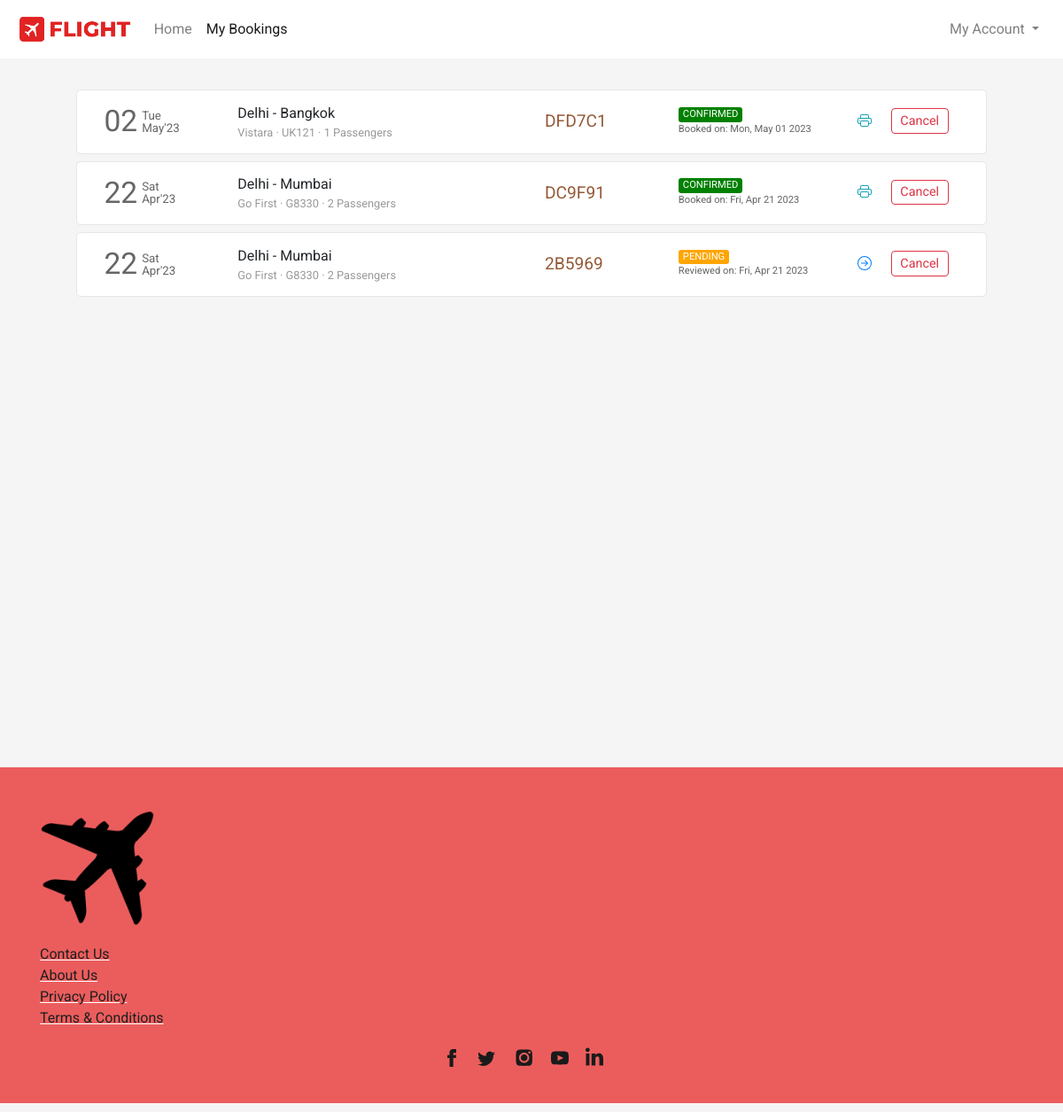
The page /flight/bookings (signed in) on the database its author committed.
### flight/models.py (models this page shows, shortened)
class Ticket(models.Model):
    user = models.ForeignKey(User,on_delete=models.CASCADE,related_name="bookings", blank=True, null=True)
    ref_no = models.CharField(max_length=6, unique=True)
    passengers = models.ManyToManyField(Passenger, related_name="flight_tickets")
    flight = models.ForeignKey(Flight, on_delete=models.CASCADE, related_name="tickets", blank=True, null=True)
    flight_ddate = models.DateField(blank=True, null=True)
    flight_adate = models.DateField(blank=True, null=True)
    flight_fare = models.FloatField(blank=True,null=True)
    other_charges = models.FloatField(blank=True,null=True)
    coupon_used = models.CharField(max_length=15,blank=True)
    coupon_discount = models.FloatField(default=0.0)
    total_fare = models.FloatField(blank=True, null=True)
    seat_class = models.CharField(max_length=20, choices=SEAT_CLASS)
    booking_date = models.DateTimeField(default=datetime.now)
    mobile = models.CharField(max_length=20,blank=True)
    email = models.EmailField(max_length=45, blank=True)
    status = models.CharField(max_length=45, choices=TICKET_STATUS)

class Flight(models.Model):
    origin = models.ForeignKey(Place, on_delete=models.CASCADE, related_name="departures")
    destination = models.ForeignKey(Place, on_delete=models.CASCADE, related_name="arrivals")
    depart_time = models.TimeField(auto_now=False, auto_now_add=False)
    depart_day = models.ManyToManyField(Week, related_name="flights_of_the_day")
    duration = models.DurationField(null=True)
    arrival_time = models.TimeField(auto_now=False, auto_now_add=False)
    plane = models.CharField(max_length=24)
    airline = models.CharField(max_length=64)
    economy_fare = models.FloatField(null=True)
    business_fare = models.FloatField(null=True)
    first_fare = models.FloatField(null=True)

class Place(models.Model):
    city = models.CharField(max_length=64)
    airport = models.CharField(max_length=64)
    code = models.CharField(max_length=3)
    country = models.CharField(max_length=64)

### flight/views.py (the view)
# urls.py: path('flight/bookings', views.bookings, name="bookings"),
def bookings(request):
    if request.user.is_authenticated:
        tickets = Ticket.objects.filter(user=request.user).order_by('-booking_date')
        return render(request, 'flight/bookings.html', {
            'page': 'bookings',
            'tickets': tickets
        })
    else:
        return HttpResponseRedirect(reverse('login'))

### flight/templates/flight/bookings.html (shortened to what this page needs)
{% extends 'flight/layout.html' %}
{% load static %}
{% block head %}
    <link rel="stylesheet" href="{% static 'css/bookings_style.css' %}">
{% endblock head %}
{% block body %}
    <section class="section section1">
        <div class="container">
            {% if tickets %}
                {% for ticket in tickets %}
                    <div class="row each-booking-div" id="{{ticket.ref_no}}">
                        <div class="col-2" style="display: flex;">
                            <div style="display: flex; color: #666666; margin-top: auto;">
                                <div>
                                    <span style="font-size: 2.1em;">{{ticket.flight_ddate | date:"d"}}</span>
                                </div>
                                <div style="font-size: smaller; display: flex; margin: auto 0; padding-left: 5px; line-height: 1em;">
                                    <div style="margin: auto;">
                                        <div style="margin-bottom: 1px;">{{ticket.flight_ddate | date:"D"}}</div>
                                        <div style="margin-top: 1px;">{{ticket.flight_ddate | date:"M'y"}}</div>
                                    </div>
                                </div>
                            </div>
                        </div>
                        <div class="col-4 middle-div">
                            <div style="width:100%">
                                <div class="row places-div" style=" display: flex;">
                                    <div style="max-width: 45%;">{{ticket.flight.origin.city}}</div>
                                    <div>&nbsp;-&nbsp;</div>
                                    <div style="max-width: 45%;">{{ticket.flight.destination.city}}</div>
                                </div>
                                <div class="row places-div" style="font-size: .8em; color: #999999; ">
                                    <div style="max-width: 100%;">{{ticket.flight.airline}} &middot; {{ticket.flight.plane}} &middot; {{ticket.passengers.count}} Passengers</div>
                                </div>
                            </div>
                        </div>
                        <div class="col-2 middle-div">
                            <div style="font-size: 1.2em; color: #945937;">{{ticket.ref_no}}</div>
                        </div>
                        <div class="col-2 middle-div">
                            <div>
                                <div class="row status-div">
                                    {% if ticket.status == 'CONFIRMED' %}
                                        <div class="green">{{ticket.status}}</div>
                                    {% endif %}
                                    {% if ticket.status == 'PENDING' %}
                                        <div class="orange">{{ticket.status}}</div>
                                    {% endif %}
                                </div>
                                <div class="row booking-date-div" style="font-size: .7em; color: #666;">
                                    {% if ticket.status == 'CONFIRMED' %}
                                        Booked on: {{ticket.booking_date | date:"D, M d Y"}}
                                    {% endif %}
                                    {% if ticket.status == 'PENDING' %}
                                        Reviewed on: {{ticket.booking_date | date:"D, M d Y"}}
                                    {% endif %}
                                </div>
                            </div>
                        </div>
                        <div class="col-2 last-div">
                            <div>
                                <div class="ticket-action-div">
                                    {% if ticket.status == 'CONFIRMED' %}
                                        <form action="{% url 'getticket' %}" method="get" target="_blank">
                                            <button type="submit" class="btn btn-outline-info btnp pbtn">
                                            </button>
                                        </form>
                                        <button class="btn btn-outline-danger btnp cbtn"  data-ref="{{ticket.ref_no}}" onclick="popup(this)">Cancel</button>
                                    {% endif %}
                                    {% if ticket.status == 'PENDING' %}
                                        <form action="{% url 'resumebooking' %}" method="POST">
                                            <button type="submit" class="btn btn-outline-primary btnp rbtn">
                                            </button>
                                        </form>
                                        <button type="button" class="btn btn-outline-danger btnp cbtn" data-ref="{{ticket.ref_no}}" onclick="popup(this)">Cancel</button>
                                    {% endif %}
                                </div>
                            </div>
                        </div>
                    </div>
                {% endfor %}
            {% endif %}
        </div>
    </section>
{% endblock %}

### flight/templates/flight/layout.html (shortened to what this page needs)
{% load static %}
<!DOCTYPE html>
<html lang="en">
<head>
  <link rel="stylesheet" href="https://stackpath.bootstrapcdn.com/bootstrap/4.4.1/css/bootstrap.min.css">
  <link rel="stylesheet" href="https://use.typekit.net/cav5lva.css">
  <link rel="stylesheet" href="{% static 'css/layout_style.css' %}">
  {% block head %}
  {% endblock %}
</head>
<body>
  <div class="container-fluid">
    <nav class="navbar navbar-expand-lg navbar-light">
      <a class="navbar-brand" href="{% url 'index' %}">
          <img src="{% static 'img/icon_logo.png' %}" height="34" alt="">
      </a>
      <div class="collapse navbar-collapse" id="navbarSupportedContent">
        <ul class="navbar-nav mr-auto">
          <li class="nav-item {% if not page %}active{% endif %}">
            <a class="nav-link" href="{% url 'index' %}">Home</a>
          </li>
          <li class="nav-item {% if page == 'bookings' %}active{% endif %}">
            <a class="nav-link" href="{% url 'bookings' %}">My Bookings</a>
          </li>
        </ul>
        <ul class="navbar-nav">
          {% if not user.is_authenticated %}
            <li class="nav-item">
              <button class="btn btn-outline-danger" style="border-radius: 25rem;" onclick="window.location.href = '/login';">
                <svg width="1.1em" height="1.1em" viewBox="0 1.5 16 16" class="bi bi-person-fill" fill="currentColor" xmlns="http://www.w3.org/2000/svg">
                  <path fill-rule="evenodd" d="M3 14s-1 0-1-1 1-4 6-4 6 3 6 4-1 1-1 1H3zm5-6a3 3 0 1 0 0-6 3 3 0 0 0 0 6z"/>
                </svg>
                Login
              </button>
            </li>
          {% else %}
            <li class="nav-item dropdown my-account">
              <a class="nav-link dropdown-toggle" href="#" id="navbarDropdown" role="button" data-toggle="dropdown" aria-haspopup="true" aria-expanded="false">
                My Account
              </a>
            </li>
          {% endif %}
        </ul>
      </div>
    </nav>
    <main>
      {% block body %}{% endblock %}
    </main>
    <footer>
      <div class="container">
        <div>
          <div class="logo-container">
            <img src="{% static 'img/pngegg.png' %}">
          </div>
          <div class="footer-content">
            <div class="links-container">
              <div>
                <ul class="link-list">
                  <li class="list-item"><a class="footer-links" href="{% url 'contact' %}">Contact Us</a></li>
                  <li class="list-item"><a class="footer-links" href="{% url 'aboutus' %}">About Us</a></li>
                  <li class="list-item"><a class="footer-links" href="{% url 'privacypolicy' %}">Privacy Policy</a></li>
                  <li class="list-item"><a class="footer-links" href="{% url 'termsandconditions' %}">Terms &amp; Conditions</a></li>
                </ul>
              </div>
            </div>
          </div>
          <div class="social-links">
            <div class="social-icons">
              <a href="#" class="social-icon">
              </a>
              <a href="#" class="social-icon">
              </a>
              <a href="#" class="social-icon">
              </a>
              <a href="#" class="social-icon">
              </a>
              <a href="#" class="social-icon">
              </a>
            </div>
          </div>
        </div>
      </div>
    </footer>
  </div>
</body>
</html>

### flight/static/css/layout_style.css (style rules this page uses)
body { margin: 0px; padding: 0px; font-family: "Rubik", sans-serif; font-weight: normal; font-style: normal; min-width: 250px; }
.container-fluid { padding-left: 0px; padding-right: 0px; }
.navbar { padding: .7rem 1.2rem; background-color: #fff; transition-duration: .2s; }
.section { background-size: cover; background-position: center; background-repeat: no-repeat; padding: 30px 50px; min-height: 100vh; }
footer { background-color: rgba(235, 92, 92, 0.993); margin-top: 0px; padding-top: 1px; }
footer .container > div { font-family: Barlow, sans-serif; margin: 48px 0px 10px; flex-shrink: 0; max-width: 100%; overflow: hidden; }
.footer-content { padding-top: 20px; display: flex; -webkit-box-pack: justify; justify-content: space-between; }
.links-container { text-align: left; flex-direction: row; display: flex; }
.logo-container img { width: 130px; }
.links-container > div { flex: 1 0 0px; }
.links-container > div ul { padding-inline-start: 0px; margin-block-start: 0px; margin-block-end: 0px; list-style-type: none; margin-right: 50px; }
.footer-links { white-space: nowrap; color: rgb(31, 31, 31); text-decoration: underline solid rgb(255, 255, 255); transition: all 0.1s ease 0s; }
.social-icons { list-style-type: none; display: flex; margin: 0px auto; padding: 20px 0px; width: 100%; max-width: 200px; justify-content: space-evenly; }
.social-icons a { height: 44px; width: 44px; }

### flight/static/css/bookings_style.css (style rules this page uses)
* { font-family: 'Roboto', sans-serif; }
body { background-color: #f5f5f5; word-wrap: break-word; }
.container { cursor: pointer; }
.each-booking-div { width: 96%; margin: 5px auto 8px auto; transition-duration: .4s; padding: 10px 15px; background-color: #fff; border: 1px solid #e6e6e6; border-radius: 5px; }
.btnp { padding: .15rem .6rem; font-size: .9em; margin-top: 3px; margin-bottom: 5px; }
.each-booking-div > div { display: flex; overflow: auto; }
.each-booking-div > div > div { margin-top: auto; margin-bottom: auto; width: 100%; }
.green, .red, .orange { border-radius: 3px; color: white; padding-left: 5px; padding-right: 5px; font-size: .7em; }
.green { background-color: green; }
.orange { background-color: orange; }
.ticket-action-div { display: flex; justify-content: space-evenly; }
.pbtn, .rbtn { border: 0; }

### rows shown on the page
Ticket: flight_ddate "02", flight_ddate "Tue", flight_ddate "May'23", flight.origin.city "Delhi", flight.destination.city "Bangkok", flight.airline "Vistara", flight.plane "UK121", passengers.count "1", ref_no "DFD7C1", status "CONFIRMED", booking_date "Mon, May 01 2023"
Ticket: flight_ddate "22", flight_ddate "Sat", flight_ddate "Apr'23", flight.origin.city "Delhi", flight.destination.city "Mumbai", flight.airline "Go First", flight.plane "G8330", passengers.count "2", ref_no "DC9F91", status "CONFIRMED", booking_date "Fri, Apr 21 2023"
Ticket: flight_ddate "22", flight_ddate "Sat", flight_ddate "Apr'23", flight.origin.city "Delhi", flight.destination.city "Mumbai", flight.airline "Go First", flight.plane "G8330", passengers.count "2", ref_no "2B5969", status "PENDING", booking_date "Fri, Apr 21 2023"
